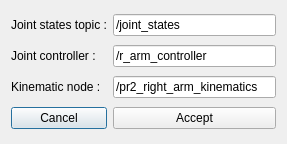
<?xml version="1.0" encoding="UTF-8"?>
<ui version="4.0">
 <class>PropertyDialog</class>
 <widget class="QDialog" name="PropertyDialog">
  <property name="geometry">
   <rect>
    <x>0</x>
    <y>0</y>
    <width>287</width>
    <height>144</height>
   </rect>
  </property>
  <property name="windowTitle">
   <string>Dialog</string>
  </property>
  <layout class="QGridLayout" name="gridLayout">
   <item row="1" column="0">
    <widget class="QLabel" name="label">
     <property name="text">
      <string>Joint controller :</string>
     </property>
    </widget>
   </item>
   <item row="1" column="1">
    <widget class="QLineEdit" name="controllerEdit">
     <property name="text">
      <string>/r_arm_controller</string>
     </property>
    </widget>
   </item>
   <item row="2" column="0">
    <widget class="QLabel" name="label_2">
     <property name="text">
      <string>Kinematic node :</string>
     </property>
    </widget>
   </item>
   <item row="2" column="1">
    <widget class="QLineEdit" name="kinematicEdit">
     <property name="text">
      <string>/pr2_right_arm_kinematics</string>
     </property>
    </widget>
   </item>
   <item row="3" column="0">
    <widget class="QPushButton" name="cancelButton">
     <property name="text">
      <string>Cancel</string>
     </property>
    </widget>
   </item>
   <item row="3" column="1">
    <widget class="QPushButton" name="acceptButton">
     <property name="text">
      <string>Accept</string>
     </property>
    </widget>
   </item>
   <item row="0" column="0">
    <widget class="QLabel" name="label_3">
     <property name="text">
      <string>Joint states topic :</string>
     </property>
    </widget>
   </item>
   <item row="0" column="1">
    <widget class="QLineEdit" name="jointEdit">
     <property name="text">
      <string>/joint_states</string>
     </property>
    </widget>
   </item>
  </layout>
 </widget>
 <resources/>
 <connections>
  <connection>
   <sender>cancelButton</sender>
   <signal>clicked()</signal>
   <receiver>PropertyDialog</receiver>
   <slot>reject()</slot>
   <hints>
    <hint type="sourcelabel">
     <x>63</x>
     <y>88</y>
    </hint>
    <hint type="destinationlabel">
     <x>139</x>
     <y>55</y>
    </hint>
   </hints>
  </connection>
  <connection>
   <sender>acceptButton</sender>
   <signal>clicked()</signal>
   <receiver>PropertyDialog</receiver>
   <slot>accept()</slot>
   <hints>
    <hint type="sourcelabel">
     <x>197</x>
     <y>88</y>
    </hint>
    <hint type="destinationlabel">
     <x>139</x>
     <y>55</y>
    </hint>
   </hints>
  </connection>
 </connections>
</ui>
